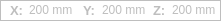
   <widget class="QFrame" name="IkOutputValueFrame">
    <property name="enabled">
     <bool>false</bool>
    </property>
    <property name="geometry">
     <rect>
      <x>80</x>
      <y>560</y>
      <width>221</width>
      <height>21</height>
     </rect>
    </property>
    <property name="styleSheet">
     <string notr="true">background-color:rgb(255, 255, 255)</string>
    </property>
    <property name="frameShape">
     <enum>QFrame::Box</enum>
    </property>
    <property name="frameShadow">
     <enum>QFrame::Plain</enum>
    </property>
    <widget class="QLabel" name="IkOutputValueZ">
     <property name="geometry">
      <rect>
       <x>172</x>
       <y>2</y>
       <width>61</width>
       <height>16</height>
      </rect>
     </property>
     <property name="styleSheet">
      <string notr="true">background-color: rgba(255, 255, 255,0)</string>
     </property>
     <property name="text">
      <string>200 mm</string>
     </property>
    </widget>
    <widget class="QLabel" name="IkLabelOutputY">
     <property name="geometry">
      <rect>
       <x>83</x>
       <y>0</y>
       <width>21</width>
       <height>20</height>
      </rect>
     </property>
     <property name="font">
      <font>
       <pointsize>10</pointsize>
       <weight>75</weight>
       <bold>true</bold>
      </font>
     </property>
     <property name="styleSheet">
      <string notr="true">background-color: rgba(255, 255, 255,0)</string>
     </property>
     <property name="text">
      <string>Y:</string>
     </property>
    </widget>
    <widget class="QLabel" name="IkOutputValueX">
     <property name="geometry">
      <rect>
       <x>29</x>
       <y>2</y>
       <width>51</width>
       <height>16</height>
      </rect>
     </property>
     <property name="styleSheet">
      <string notr="true">background-color: rgba(255, 255, 255,0)</string>
     </property>
     <property name="text">
      <string>200 mm</string>
     </property>
    </widget>
    <widget class="QLabel" name="IkLabelOutputZ">
     <property name="geometry">
      <rect>
       <x>153</x>
       <y>0</y>
       <width>21</width>
       <height>20</height>
      </rect>
     </property>
     <property name="font">
      <font>
       <pointsize>10</pointsize>
       <weight>75</weight>
       <bold>true</bold>
      </font>
     </property>
     <property name="styleSheet">
      <string notr="true">background-color: rgba(255, 255, 255,0)</string>
     </property>
     <property name="text">
      <string>Z:</string>
     </property>
    </widget>
    <widget class="QLabel" name="IkLabelOutputX">
     <property name="geometry">
      <rect>
       <x>10</x>
       <y>0</y>
       <width>21</width>
       <height>20</height>
      </rect>
     </property>
     <property name="font">
      <font>
       <pointsize>10</pointsize>
       <weight>75</weight>
       <bold>true</bold>
      </font>
     </property>
     <property name="styleSheet">
      <string notr="true">background-color: rgba(255, 255, 255,0)</string>
     </property>
     <property name="text">
      <string>X:</string>
     </property>
    </widget>
    <widget class="QLabel" name="IkOutputValueY">
     <property name="geometry">
      <rect>
       <x>102</x>
       <y>2</y>
       <width>51</width>
       <height>16</height>
      </rect>
     </property>
     <property name="styleSheet">
      <string notr="true">background-color: rgba(255, 255, 255,0)</string>
     </property>
     <property name="text">
      <string>200 mm</string>
     </property>
    </widget>
   </widget>
